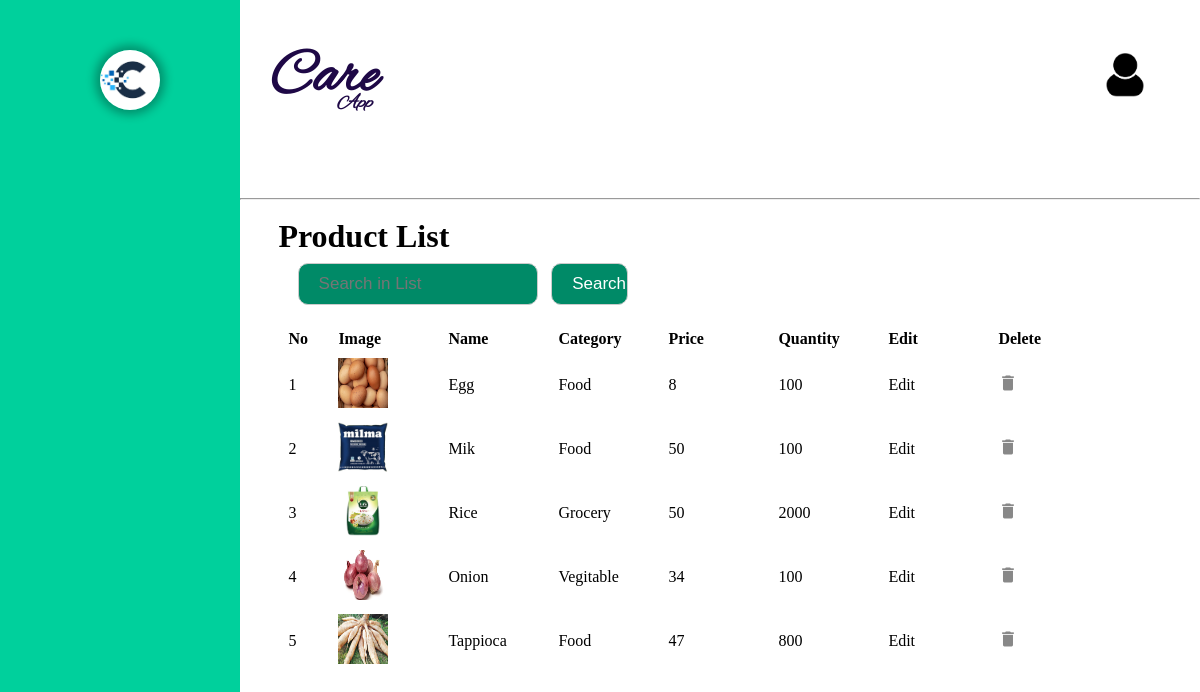
Page /admin/ViewProduct.php on the earlier database version.
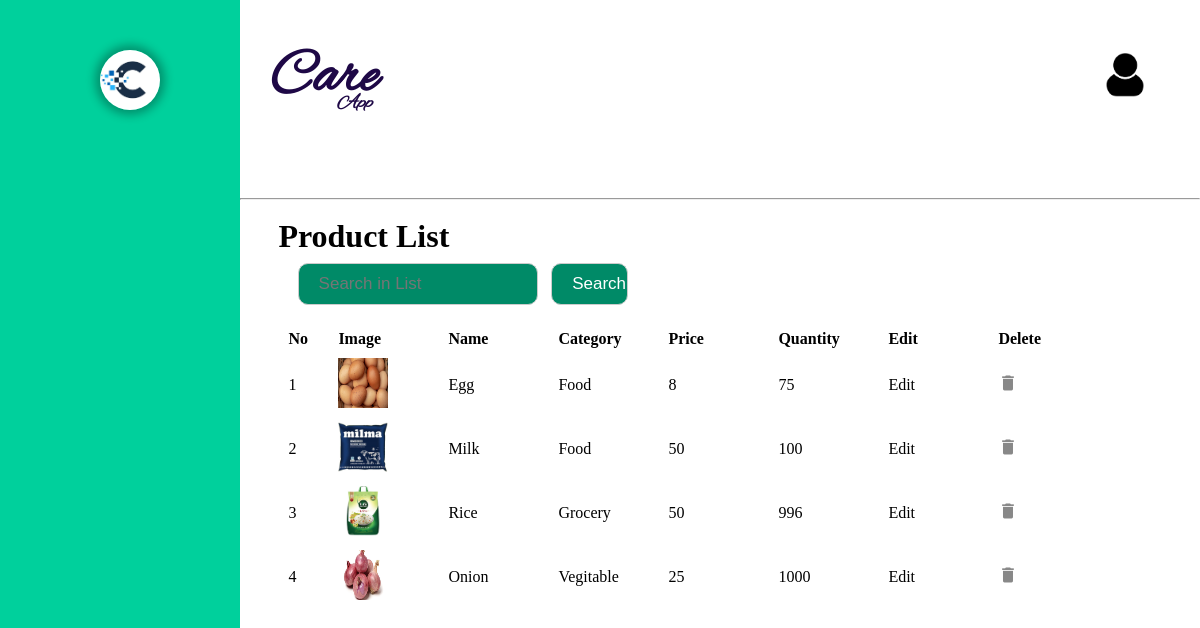
Same page on the later database version.
### tables this page shows
CREATE TABLE `product` (
  `P_id` int(5) NOT NULL,
  `name` varchar(20) NOT NULL,
  `price` int(5) NOT NULL,
  `quantity` int(5) NOT NULL,
  `category` varchar(20) NOT NULL,
  `image` varchar(50) NOT NULL,
  `status` tinyint(1) NOT NULL DEFAULT 1
);

### admin/ViewProduct.php (the view, shortened to what this page needs)
<!DOCTYPE html>
<html lang="en">
<head>
	<link rel="stylesheet" type="text/css" href="..\css\registration.css" />
</head>
<body>
	<?php require("Leftbar.php"); ?>
	<div class="right_cont" style="{background-color: rgb(232, 232, 232);}">
		<?php require("Topbar.php"); ?>
		<br><h1 style="margin-left:4%;">Product List</h1>
		<form method="post" action="ViewProduct.php">
			<input type="text" name="search" placeholder="Search in List">
			<input type="submit" value="Search">
		</form>
			<?php
				$con=mysqli_connect("localhost","root","","care_app")or die("couldn't connect");
				$counter = 0;
				if (isset($_POST['search']))
				{
					$searchq = $_POST['search'];
					$searchq = preg_replace("#[^0-9a-z]#i","",$searchq);
					$query = "SELECT * FROM product WHERE name LIKE '%$searchq%' OR category LIKE '%$searchq%'";
					$result =mysqli_query($con,$query);
					$count = mysqli_num_rows($result);
					if($count == 0)
					{
						?>
						</table><br><br><tab>
						<?php
						echo  'There was no search results!';
					}
					else{
							?>
								<table class="cart" cellpadding="5" cellspacing="10">
								<tbody>
								<tr>
									<th style="text-align:left;" width="40px">No</th>
									<th style="text-align:left;" width="100px">Image</th>
									<th style="text-align:left;" width="100px">Name</th>
									<th style="text-align:left;" width="100px">Category</th>
									<th style="text-align:left;" width="100px">Price</th>
									<th style="text-align:left;" width="100px">Quantity</th>
									<th style="text-align:left;" width="100px">Edit</th>
									<th style="text-align:left;" width="100px">Delete</th>
								</tr>
							<?php
							while($row=mysqli_fetch_array($result))
							{
								?>
								<tr>
									<td><?php echo ++$counter ?></td>
									<?php
										$pid =$row['P_id'];
										$image = $row['image'];
										$image_src = "../uploads/".$image;?>
									<td><img src='<?php echo $image_src;  ?>' width="50" height="50" ></td>
									<td><?php echo $row['name'] ?></td>
									<td><?php echo $row['category'] ?></td>
									<td><?php echo $row['price'] ?></td>
									<td><?php echo $row['quantity'] ?></td>
									<td><a href="EditProduct.php?dd=<?php echo $pid ?>">Edit</a></td>
									<td><a href="php/DeleteProduct.php?dd=<?php echo $pid ?>"><img src="../images\icon-delete.png" /></a></td>
								</tr>
								<?php
							}
						}
				}
				else
				{
					$query = "SELECT * FROM product ";
					$result =mysqli_query($con,$query);
					?>
						<table class="cart" cellpadding="5" cellspacing="10">
						<tbody>
						<tr>
							<th style="text-align:left;" width="40px">No</th>
							<th style="text-align:left;" width="100px">Image</th>
							<th style="text-align:left;" width="100px">Name</th>
							<th style="text-align:left;" width="100px">Category</th>
							<th style="text-align:left;" width="100px">Price</th>
							<th style="text-align:left;" width="100px">Quantity</th>
							<th style="text-align:left;" width="100px">Edit</th>
							<th style="text-align:left;" width="100px">Delete</th>
						</tr>
					<?php
					while($row=mysqli_fetch_array($result))
					{
						?>
							<tr>
								<td><?php echo ++$counter ?></td>
								<?php
									$pid =$row['P_id'];
									$image = $row['image'];
									$image_src = "../uploads/".$image;?>
								<td><img src='<?php echo $image_src;  ?>' width="50" height="50" ></td>
								<td><?php echo $row['name'] ?></td>
								<td><?php echo $row['category'] ?></td>
								<td><?php echo $row['price'] ?></td>
								<td><?php echo $row['quantity'] ?></td>
								<td><a href="EditProduct.php?dd=<?php echo $pid ?>">Edit</a></td>
								<td><a href="php/DeleteProduct.php?dd=<?php echo $pid ?>"><img src="../images\icon-delete.png" /></a></td>
							</tr>
						<?php
					}
				}
			?>
	</div>
</body>
</html>

Differences in the rows shown:
removed product: image (picture), name "Tappioca", category "Food", price "47", quantity "800"
changed product "Egg": quantity "100" → "75"
changed product: name "Mik" → "Milk"
changed product "Rice": quantity "2000" → "996"
changed product "Onion": price "34" → "25"; quantity "100" → "1000"
